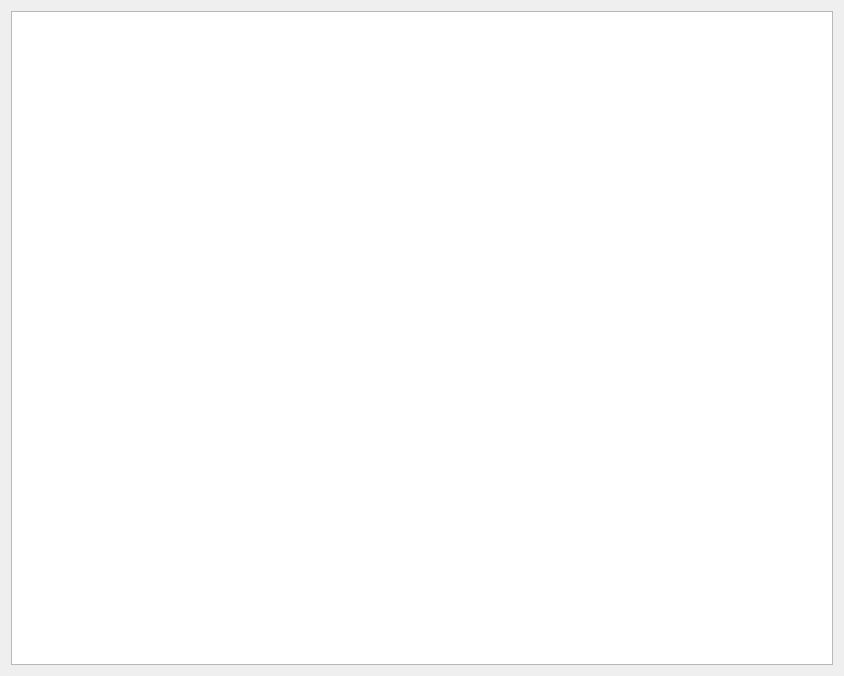
<?xml version="1.0" encoding="UTF-8"?>
<ui version="4.0">
 <class>ServerDialog</class>
 <widget class="QDialog" name="ServerDialog">
  <property name="geometry">
   <rect>
    <x>0</x>
    <y>0</y>
    <width>844</width>
    <height>676</height>
   </rect>
  </property>
  <property name="windowTitle">
   <string>服务器</string>
  </property>
  <layout class="QVBoxLayout" name="verticalLayout">
   <item>
    <widget class="QListWidget" name="listWidget"/>
   </item>
  </layout>
 </widget>
 <resources/>
 <connections/>
</ui>
